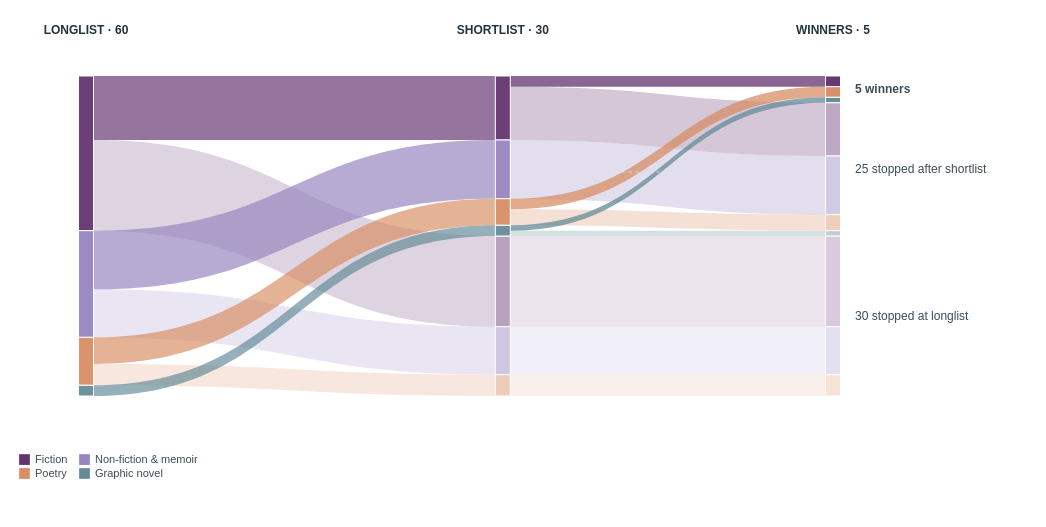

Here is the Vega-Lite specification saved for this chart:
### Vega specification from a JSON file in a GitHub repository (floating-point values rounded to 4 significant figures)
{"$schema": "https://vega.github.io/schema/vega/v5.json", "description": "Alluvial of 60 Stella longlisted books in 2022–2026, retaining the 30 books that stopped at the longlist and the 25 that stopped after the shortlist.", "height": 435, "padding": {"left": 18, "right": 18, "top": 8, "bottom": 48}, "autosize": "pad", "background": "#ffffff", "signals": [{"name": "width", "update": "min(1100, max(290, windowSize()[0] - (windowSize()[0] <= 600 ? 96 : windowSize()[0] <= 1000 ? 144 : 190)))", "on": [{"events": "window:resize", "update": "min(1100, max(290, windowSize()[0] - (windowSize()[0] <= 600 ? 96 : windowSize()[0] <= 1000 ? 144 : 190)))"}]}, {"name": "nodeWidth", "value": 15}], "data": [{"name": "nodes", "values": [{"stage": "longlist", "genre": "Fiction", "phase": "longlisted", "y0": 0, "y1": 29, "count": 29, "opacity": 0.94}, {"stage": "shortlist", "genre": "Fiction", "phase": "advanced", "y0": 0, "y1": 12, "count": 12, "opacity": 0.94}, {"stage": "shortlist", "genre": "Fiction", "phase": "stopped at longlist", "y0": 30, "y1": 47, "count": 17, "opacity": 0.45}, {"stage": "outcome", "genre": "Fiction", "phase": "winner", "y0": 0, "y1": 2, "count": 2, "opacity": 0.98}, {"stage": "outcome", "genre": "Fiction", "phase": "stopped at shortlist", "y0": 5, "y1": 15, "count": 10, "opacity": 0.42}, {"stage": "outcome", "genre": "Fiction", "phase": "stopped at longlist", "y0": 30, "y1": 47, "count": 17, "opacity": 0.25}, {"stage": "longlist", "genre": "Non-fiction & memoir", "phase": "longlisted", "y0": 29, "y1": 49, "count": 20, "opacity": 0.94}, {"stage": "shortlist", "genre": "Non-fiction & memoir", "phase": "advanced", "y0": 12, "y1": 23, "count": 11, "opacity": 0.94}, {"stage": "shortlist", "genre": "Non-fiction & memoir", "phase": "stopped at longlist", "y0": 47, "y1": 56, "count": 9, "opacity": 0.45}, {"stage": "outcome", "genre": "Non-fiction & memoir", "phase": "stopped at shortlist", "y0": 15, "y1": 26, "count": 11, "opacity": 0.42}, {"stage": "outcome", "genre": "Non-fiction & memoir", "phase": "stopped at longlist", "y0": 47, "y1": 56, "count": 9, "opacity": 0.25}, {"stage": "longlist", "genre": "Poetry", "phase": "longlisted", "y0": 49, "y1": 58, "count": 9, "opacity": 0.94}, {"stage": "shortlist", "genre": "Poetry", "phase": "advanced", "y0": 23, "y1": 28, "count": 5, "opacity": 0.94}, {"stage": "shortlist", "genre": "Poetry", "phase": "stopped at longlist", "y0": 56, "y1": 60, "count": 4, "opacity": 0.45}, {"stage": "outcome", "genre": "Poetry", "phase": "winner", "y0": 2, "y1": 4, "count": 2, "opacity": 0.98}, {"stage": "outcome", "genre": "Poetry", "phase": "stopped at shortlist", "y0": 26, "y1": 29, "count": 3, "opacity": 0.42}, {"stage": "outcome", "genre": "Poetry", "phase": "stopped at longlist", "y0": 56, "y1": 60, "count": 4, "opacity": 0.25}, {"stage": "longlist", "genre": "Graphic novel", "phase": "longlisted", "y0": 58, "y1": 60, "count": 2, "opacity": 0.94}, {"stage": "shortlist", "genre": "Graphic novel", "phase": "advanced", "y0": 28, "y1": 30, "count": 2, "opacity": 0.94}, {"stage": "outcome", "genre": "Graphic novel", "phase": "winner", "y0": 4, "y1": 5, "count": 1, "opacity": 0.98}, {"stage": "outcome", "genre": "Graphic novel", "phase": "stopped at shortlist", "y0": 29, "y1": 30, "count": 1, "opacity": 0.42}]}, {"name": "links", "values": [{"src": "longlist", "dst": "shortlist", "genre": "Fiction", "phase": "advanced", "sy0": 0, "sy1": 12, "ty0": 0, "ty1": 12, "count": 12, "opacity": 0.68}, {"src": "longlist", "dst": "shortlist", "genre": "Fiction", "phase": "stopped at longlist", "sy0": 12, "sy1": 29, "ty0": 30, "ty1": 47, "count": 17, "opacity": 0.21}, {"src": "shortlist", "dst": "outcome", "genre": "Fiction", "phase": "winner", "sy0": 0, "sy1": 2, "ty0": 0, "ty1": 2, "count": 2, "opacity": 0.75}, {"src": "shortlist", "dst": "outcome", "genre": "Fiction", "phase": "stopped at shortlist", "sy0": 2, "sy1": 12, "ty0": 5, "ty1": 15, "count": 10, "opacity": 0.27}, {"src": "shortlist", "dst": "outcome", "genre": "Fiction", "phase": "stopped at longlist", "sy0": 30, "sy1": 47, "ty0": 30, "ty1": 47, "count": 17, "opacity": 0.13}, {"src": "longlist", "dst": "shortlist", "genre": "Non-fiction & memoir", "phase": "advanced", "sy0": 29, "sy1": 40, "ty0": 12, "ty1": 23, "count": 11, "opacity": 0.68}, {"src": "longlist", "dst": "shortlist", "genre": "Non-fiction & memoir", "phase": "stopped at longlist", "sy0": 40, "sy1": 49, "ty0": 47, "ty1": 56, "count": 9, "opacity": 0.21}, {"src": "shortlist", "dst": "outcome", "genre": "Non-fiction & memoir", "phase": "stopped at shortlist", "sy0": 12, "sy1": 23, "ty0": 15, "ty1": 26, "count": 11, "opacity": 0.27}, {"src": "shortlist", "dst": "outcome", "genre": "Non-fiction & memoir", "phase": "stopped at longlist", "sy0": 47, "sy1": 56, "ty0": 47, "ty1": 56, "count": 9, "opacity": 0.13}, {"src": "longlist", "dst": "shortlist", "genre": "Poetry", "phase": "advanced", "sy0": 49, "sy1": 54, "ty0": 23, "ty1": 28, "count": 5, "opacity": 0.68}, {"src": "longlist", "dst": "shortlist", "genre": "Poetry", "phase": "stopped at longlist", "sy0": 54, "sy1": 58, "ty0": 56, "ty1": 60, "count": 4, "opacity": 0.21}, {"src": "shortlist", "dst": "outcome", "genre": "Poetry", "phase": "winner", "sy0": 23, "sy1": 25, "ty0": 2, "ty1": 4, "count": 2, "opacity": 0.75}, {"src": "shortlist", "dst": "outcome", "genre": "Poetry", "phase": "stopped at shortlist", "sy0": 25, "sy1": 28, "ty0": 26, "ty1": 29, "count": 3, "opacity": 0.27}, {"src": "shortlist", "dst": "outcome", "genre": "Poetry", "phase": "stopped at longlist", "sy0": 56, "sy1": 60, "ty0": 56, "ty1": 60, "count": 4, "opacity": 0.13}, {"src": "longlist", "dst": "shortlist", "genre": "Graphic novel", "phase": "advanced", "sy0": 58, "sy1": 60, "ty0": 28, "ty1": 30, "count": 2, "opacity": 0.68}, {"src": "shortlist", "dst": "outcome", "genre": "Graphic novel", "phase": "winner", "sy0": 28, "sy1": 29, "ty0": 4, "ty1": 5, "count": 1, "opacity": 0.75}, {"src": "shortlist", "dst": "outcome", "genre": "Graphic novel", "phase": "stopped at shortlist", "sy0": 29, "sy1": 30, "ty0": 29, "ty1": 30, "count": 1, "opacity": 0.27}]}, {"name": "stageLabels", "values": [{"stage": "longlist", "heading": "LONGLIST · 60"}, {"stage": "shortlist", "heading": "SHORTLIST · 30"}, {"stage": "outcome", "heading": "WINNERS · 5"}]}, {"name": "outcomeLabels", "values": [{"label": "5 winners", "y": 2.5, "weight": "bold"}, {"label": "25 stopped after shortlist", "y": 17.5, "weight": "normal"}, {"label": "30 stopped at longlist", "y": 45, "weight": "normal"}]}], "scales": [{"name": "stageX", "type": "ordinal", "domain": ["longlist", "shortlist", "outcome"], "range": [{"signal": "width < 600 ? 32 : 68"}, {"signal": "width * 0.48"}, {"signal": "width - (width < 600 ? 32 : 195)"}]}, {"name": "booksY", "type": "linear", "domain": [0, 60], "range": [68, 388], "zero": true}, {"name": "genreColour", "type": "ordinal", "domain": ["Fiction", "Non-fiction & memoir", "Poetry", "Graphic novel"], "range": ["#63336f", "#9584bf", "#d78e64", "#648b97"]}], "legends": [{"fill": "genreColour", "orient": "bottom", "direction": "horizontal", "title": null, "symbolType": "square", "symbolSize": 115, "labelFont": "Arial", "labelFontSize": 11, "labelColor": "#3c4c56", "columns": 2, "offset": 10}], "marks": [{"type": "path", "from": {"data": "links"}, "encode": {"update": {"path": {"signal": "'M' + (scale('stageX', datum.src) + nodeWidth/2) + ',' + scale('booksY', datum.sy0) + ' C' + ((scale('stageX', datum.src) + scale('stageX', datum.dst))/2) + ',' + scale('booksY', datum.sy0) + ' ' + ((scale('stageX', datum.src) + scale('stageX', datum.dst))/2) + ',' + scale('booksY', datum.ty0) + ' ' + (scale('stageX', datum.dst) - nodeWidth/2) + ',' + scale('booksY', datum.ty0) + ' L' + (scale('stageX', datum.dst) - nodeWidth/2) + ',' + scale('booksY', datum.ty1) + ' C' + ((scale('stageX', datum.src) + scale('stageX', datum.dst))/2) + ',' + scale('booksY', datum.ty1) + ' ' + ((scale('stageX', datum.src) + scale('stageX', datum.dst))/2) + ',' + scale('booksY', datum.sy1) + ' ' + (scale('stageX', datum.src) + nodeWidth/2) + ',' + scale('booksY', datum.sy1) + ' Z'"}, "fill": {"scale": "genreColour", "field": "genre"}, "fillOpacity": {"field": "opacity"}, "tooltip": {"signal": "datum.genre + ': ' + datum.count + ' books ' + datum.phase"}}, "hover": {"fillOpacity": {"value": 0.88}}}}, {"type": "rect", "from": {"data": "nodes"}, "encode": {"update": {"x": {"signal": "scale('stageX', datum.stage) - nodeWidth/2"}, "x2": {"signal": "scale('stageX', datum.stage) + nodeWidth/2"}, "y": {"scale": "booksY", "field": "y0"}, "y2": {"scale": "booksY", "field": "y1"}, "fill": {"scale": "genreColour", "field": "genre"}, "fillOpacity": {"field": "opacity"}, "stroke": {"value": "#ffffff"}, "strokeWidth": {"value": 1}, "tooltip": {"signal": "datum.genre + ': ' + datum.count + ' books ' + datum.phase"}}}}, {"type": "rule", "encode": {"update": {"x": {"signal": "scale('stageX', 'shortlist') + 14"}, "x2": {"signal": "scale('stageX', 'outcome') - 18"}, "y": {"scale": "booksY", "value": 18}, "stroke": {"value": "#d7e1e4"}, "strokeDash": {"value": [3, 4]}, "strokeWidth": {"value": 1}}}}, {"type": "text", "from": {"data": "stageLabels"}, "encode": {"update": {"x": {"scale": "stageX", "field": "stage"}, "y": {"value": 22}, "align": {"value": "center"}, "baseline": {"value": "middle"}, "text": {"field": "heading"}, "font": {"value": "Arial"}, "fontSize": {"value": 12}, "fontWeight": {"value": "bold"}, "fill": {"value": "#233441"}}}}, {"type": "text", "from": {"data": "outcomeLabels"}, "encode": {"update": {"x": {"signal": "scale('stageX', 'outcome') + 22"}, "y": {"scale": "booksY", "field": "y"}, "text": {"field": "label"}, "baseline": {"value": "middle"}, "font": {"value": "Arial"}, "fontSize": {"value": 12}, "fontWeight": {"field": "weight"}, "fill": {"value": "#3c4c56"}, "opacity": {"signal": "width >= 620 ? 1 : 0"}}}}]}
